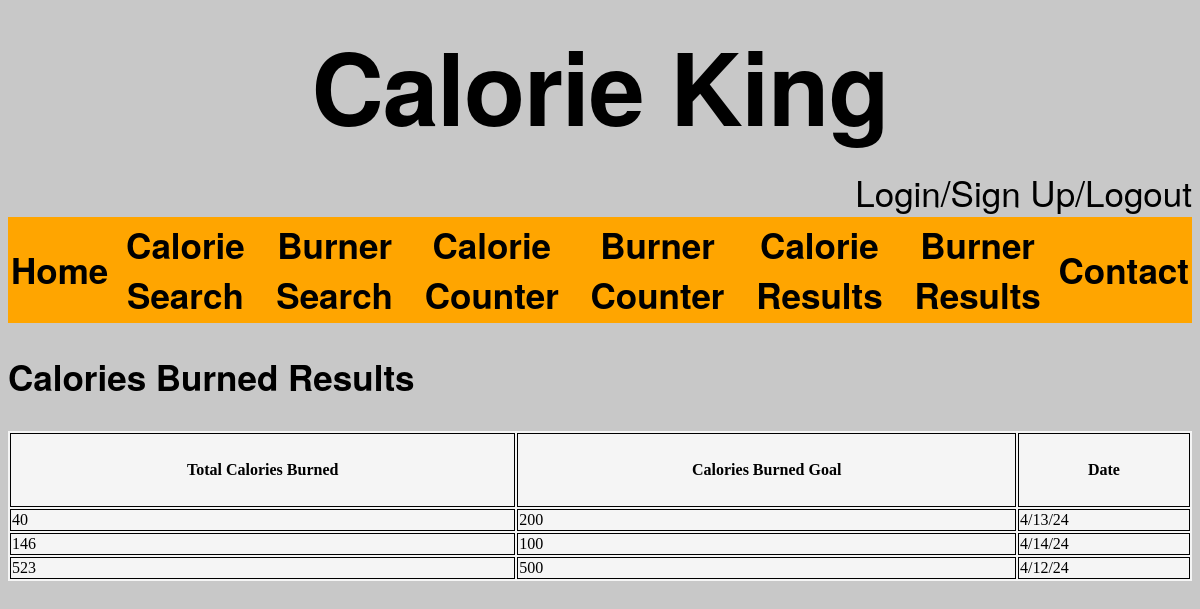
Before: /burnerresults/ (signed in) with the older database file.
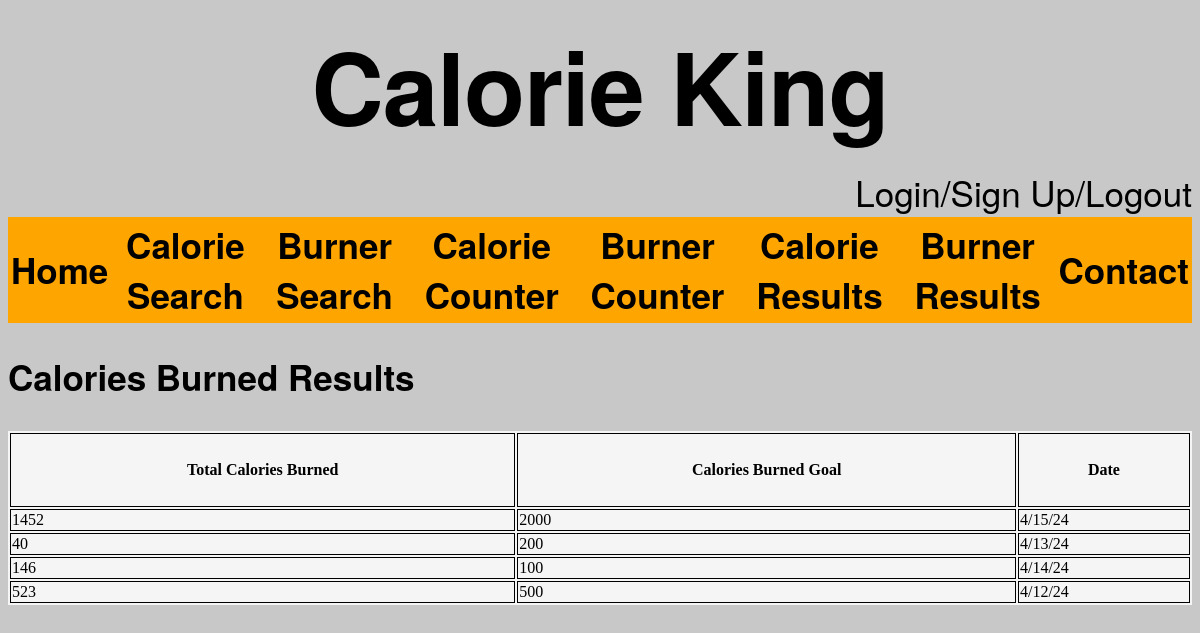
After: the same page with the newer database file.
### calorieking/models.py (models this page shows)
class BurnerResult(models.Model):
    month2 = models.IntegerField(default=12)
    day2 = models.IntegerField(default=1)
    year2 = models.IntegerField(default=23)
    goal2 = models.IntegerField()
    burn1 = models.IntegerField()
    burn2 = models.IntegerField()
    burn3 = models.IntegerField()
    burn4 = models.IntegerField()
    burn5 = models.IntegerField()
    burn6 = models.IntegerField()
    burn7 = models.IntegerField()
    burn8 = models.IntegerField()
    burn9 = models.IntegerField()
    burn10 = models.IntegerField()
    def goalBurn(self):
        return int(float(self.goal2))
    def monthBurn(self):
        return int(float(self.month2))
    def dayBurn(self):
        return int(float(self.day2))
    def yearBurn(self):
        return int(float(self.year2))
    def burn_result(self):
        return self.burn1 + self.burn2 + self.burn3 + self.burn4 + self.burn5 + self.burn6 + self.burn7 + self.burn8 + self.burn9 + self.burn10

### calorieking/views.py (the view)
# urls.py: path('burnerresults/', views.burner_results),
@login_required(login_url='login')
def burner_results(request):
    burner_result = BurnerResult.objects.all().order_by('-id')
    return render(request, "calorieking/burner_results.html", {'burner_result': burner_result,})

### calorieking/templates/calorieking/burner_results.html (shortened to what this page needs)
<!DOCTYPE html>
<html lang="en">
  {% load static %}
<head>
{% load static %}
<link type="text/css" rel="stylesheet" href="{% static 'css/main.css' %}">
</head>
<body>
<h1> Calorie King</h1>
<a href="http://127.0.0.1:8000/logout/" class="right">Logout</a>
<a href= "http://127.0.0.1:8000/signup/" class="right">Sign Up/</a>
<a href= "http://127.0.0.1:8000/login/" class="right">Login/</a>
<table style="width:100%">
  <tr>
    <th><a href= "http://127.0.0.1:8000/"> Home </a></th>
    <th><a href= "http://127.0.0.1:8000/search/"> Calorie Search </a></th>
    <th><a href= "http://127.0.0.1:8000/burnersearch/"> Burner Search </a></th>
    <th><a href= "http://127.0.0.1:8000/counter/"> Calorie Counter </a></th>
    <th><a href= "http://127.0.0.1:8000/burnercounter/"> Burner Counter </a></th>
    <th> <a href= "http://127.0.0.1:8000/results/"> Calorie Results </a></th>
    <th> <a href= "http://127.0.0.1:8000/burnerresults/"> Burner Results </a></th>
    <th> <a href= "http://127.0.0.1:8000/contact/"> Contact </a></th>
 </tr>
</table>
<h2>Calories Burned Results</h2>
      <table style="width:100%; background-color: whitesmoke">
        <tr>
          <th class="th">Total Calories Burned</th>
          <th class = "th">Calories Burned Goal</th>
          <th class = "th">Date</th>
        </tr>
        <tbody>
          {% for result in burner_result %}
            <tr>
              <td class="td"> {{result.burn_result}}</td>
              <td class="td"> {{result.goalBurn}}</td>
              <td class="td"> {{result.monthBurn}}/{{result.dayBurn}}/{{result.yearBurn}}</td>
            </tr>
          {% endfor %}
        </tbody>
      </table>
</body>
</html>

Changed rows visible on the page:
added BurnerResult: burn_result "1452", goalBurn "2000", monthBurn "4", dayBurn "15", yearBurn "24"
